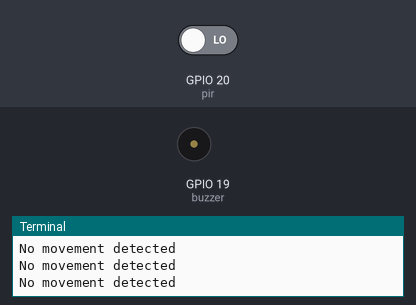
A program run on a simulated Raspberry Pi (BCM pin numbers). On the bench: buzzer (waves = sounding, pin HIGH), the last lines printed to the terminal. Inputs (shaded band) come from the test bench; at power-on: GPIO 20 (pir) LOW.

Above: at 1.2 s.
1.3 s: GPIO 20 (pir) driven HIGH
At 2.1 s:
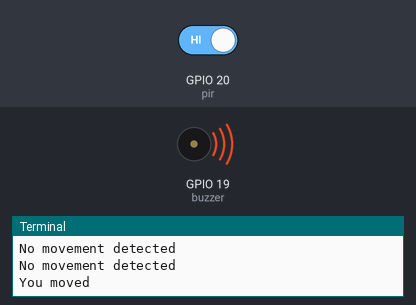
Timing chart, 0 to 9.8 s (numbered marks = the images above; inputs shaded):
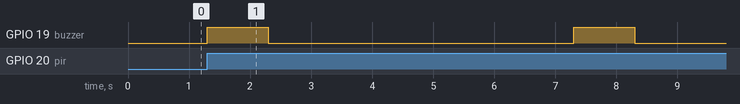

Measured:
- after the input at 1.3 s, GPIO 19 (buzzer): alternates HIGH for 1.0 s and LOW for 5.0 s, starting at once

The program:

PIR_sensor_v0.11.py
```python
#!/usr/bin/python

from gpiozero import MotionSensor, Buzzer
import signal
import subprocess
import sys
import os
import time
from time import sleep

pir = MotionSensor(20)
buzzer = Buzzer(19)

while True:
    if pir.motion_detected:
     print("You moved")
     buzzer.on()
     time.sleep(1)
     buzzer.off()
     time.sleep(5)
    else:
     print("No movement detected")
```
